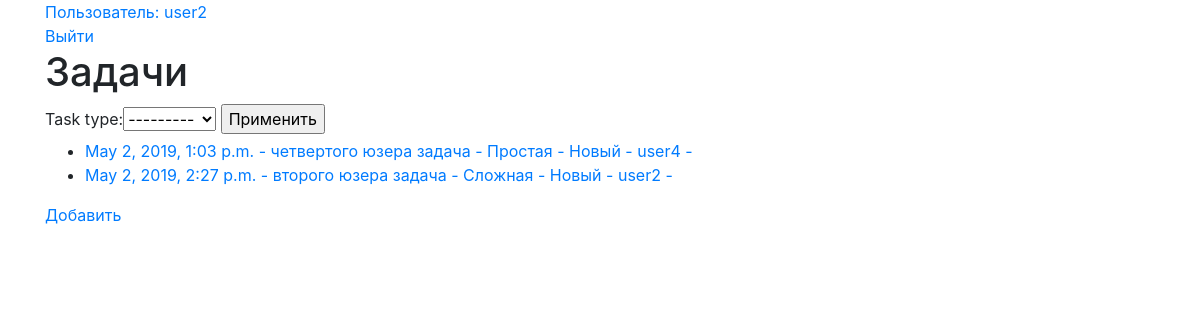
Screenshot of /tasks/free/ (signed in) with the database file from the repository.
### tasks/models.py (models this page shows, shortened)
class ModelsNameMixin:
    def get_model_name_plural(self):
        return self._meta.verbose_name_plural

class Task(models.Model, ModelsNameMixin):
    title = models.CharField(verbose_name='Наименование', max_length=150)
    date = models.DateTimeField(verbose_name='Дата', auto_now_add=True)
    description = models.TextField(verbose_name='Описание', max_length=500)
    state = models.ForeignKey(TaskState, on_delete=models.PROTECT, default=DEFAULT_STATE_ID)
    task_type = models.ForeignKey(TaskType, on_delete=models.PROTECT)
    author = models.ForeignKey(settings.AUTH_USER_MODEL, on_delete=models.CASCADE, related_name='user_task_auth', blank=True, null=True)
    performers = models.ManyToManyField(User, related_name='user_task_performers')
    objects = TaskQuerySet.as_manager()
    def get_url(self):
        return  reverse_lazy('task_list')+str(self.pk)+'/'
    class Meta:
        ordering = ['date', 'title']
        verbose_name = 'Задача'
        verbose_name_plural = 'Задачи'

class TaskType(models.Model, ModelsNameMixin):
    title = models.CharField(verbose_name='Наименование', max_length=100, unique=True)
    def __str__(self):
        return self.title
    class Meta:
        verbose_name = 'Тип задачи'
        verbose_name_plural = 'Типы задачи'

class TaskState(models.Model, ModelsNameMixin):
    title = models.CharField(verbose_name='Наименование', max_length=100, unique=True)
    def __str__(self):
        return self.title
    class Meta:
        verbose_name = 'Статус задачи'
        verbose_name_plural = 'Статусы задачи'

### tasks/views.py (the view)
# urls.py: path('free/', TasksFreeView.as_view(), name='task_free'),
class TasksFreeView(FilterMixin, LoginRequiredMixin, ListView):
    model = Task
    template_name = 'tasks_list.html'
    redirect_field_name = 'redirect_to'
    filter_form_class = TaskFilterForm
    def get_context_data(self, **kwargs):
        return super().get_context_data(**kwargs)
    def get_queryset(self):
        queryset = Task.objects.all().for_free()
        queryset = self.add_filter(queryset, ['task_type'])
        queryset = queryset.select_related(
            'task_type', 'state', 'author'
        )
        return queryset

### tasks/forms.py
class TaskFilterForm(forms.Form):
    task_type = forms.ModelChoiceField(queryset=TaskType.objects.all(), required=False)

### tasks/models.py (called while the page is built)
    def for_free(self):
        queryset = self.filter(models.Q(performers=None))
        return queryset

### tasks/views.py (called while the page is built)
    def dispatch(self, request, *args, **kwargs):
        if self.filter_form_class:
            self.filter_form = self.filter_form_class(request.GET)
            self.filter_form.is_valid()
        return super().dispatch(request, *args, **kwargs)

    def get_context_data(self, **kwargs):
        context = super().get_context_data(**kwargs)
        context['filter_form'] = self.filter_form
        return context

    def add_filter(self, queryset, fields):
        for field in fields:
            if self.filter_form.cleaned_data[field]:
                queryset = eval('queryset.filter('+field+'=self.filter_form.cleaned_data[field])')
        return queryset

### tasks/templates/tasks_list.html (shortened to what this page needs)
{% extends "base.html" %}
{% block content %}
    <h1>{{ view.model.get_model_name_plural }}</h1>
    {% if filter_form %}
        <form action="">
            {{ filter_form }}
            <input type="submit" value="Применить">
        </form>
    {% endif %}
    <ul>
        {% for task in object_list %}
            <li>
                <a href="{{task.get_url}}">
                    {{ task.date }} - {{ task.title }} - {{task.task_type}} - {{task.state}} - {{task.author}} - {{task.performer}}
                </a>
            </li>
        {% empty %}
            <li>Нет созданных задач.</li>
        {% endfor %}
    </ul>
    {% if user.profile.customer %}
        <a href="{{ request.path }}add/">Добавить</a>
    {% endif %}
{% endblock %}

### tasks/templates/base.html (shortened to what this page needs)
<!doctype html>
<html lang="en">
  <head>
    <link rel="stylesheet" href="https://stackpath.bootstrapcdn.com/bootstrap/4.3.1/css/bootstrap.min.css">
  </head>
  <body>
    <div class="container">
        <div>
          {% if user.is_authenticated %}
              <a href="{% url 'profile' user.pk %}"> Пользователь: {{ user }}</a> <br>
              <a href="{% url 'logout' %}">Выйти</a>
          {% else %}
              <a href="{% url 'login' %}">Войти</a>
          {% endif %}
        </div>
        {% block content %}
        {% endblock %}
    </div>
  </body>
</html>

### rows the page displays
Task: date "May 2, 2019, 1:03 p.m.", title "четвертого юзера задача", task_type "Простая", state "Новый", author "user4"
Task: date "May 2, 2019, 2:27 p.m.", title "второго юзера задача", task_type "Сложная", state "Новый", author "user2"

### other values shown
{{ user }} "user2"
{{ view.model.get_model_name_plural }} "Задачи"
